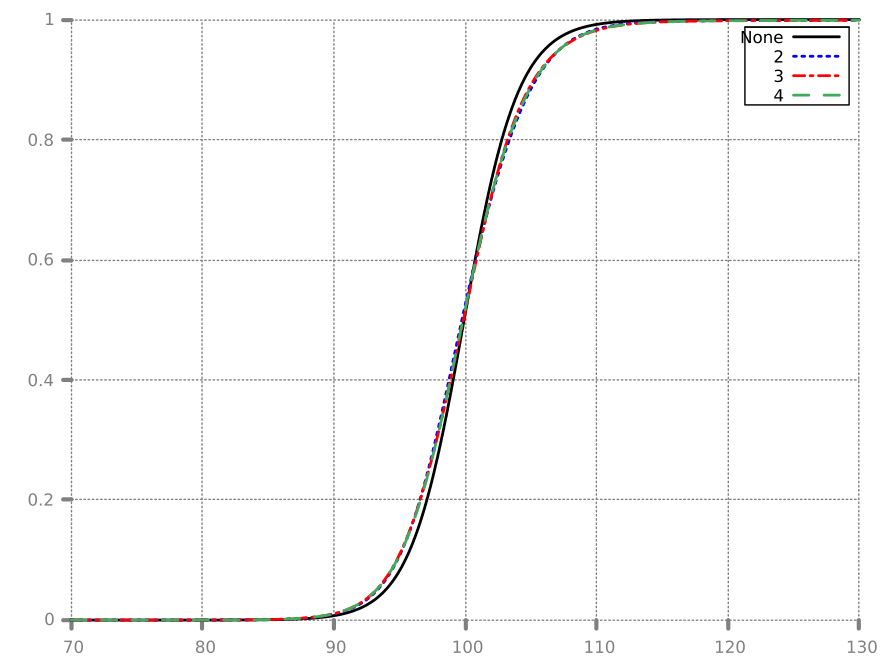

This chart was generated by the following gnuplot code:
load "stylefile.gp"
set xrange [70:130]
set yrange [0:1]
plot "N_1.csv" using "E":"T" w l title "None", "N_2.csv" using "E":"T" w l title "2", "N_3.csv" u "E":"T" w l title "3", "N_4.csv" u "E":"T" w l title "4"
